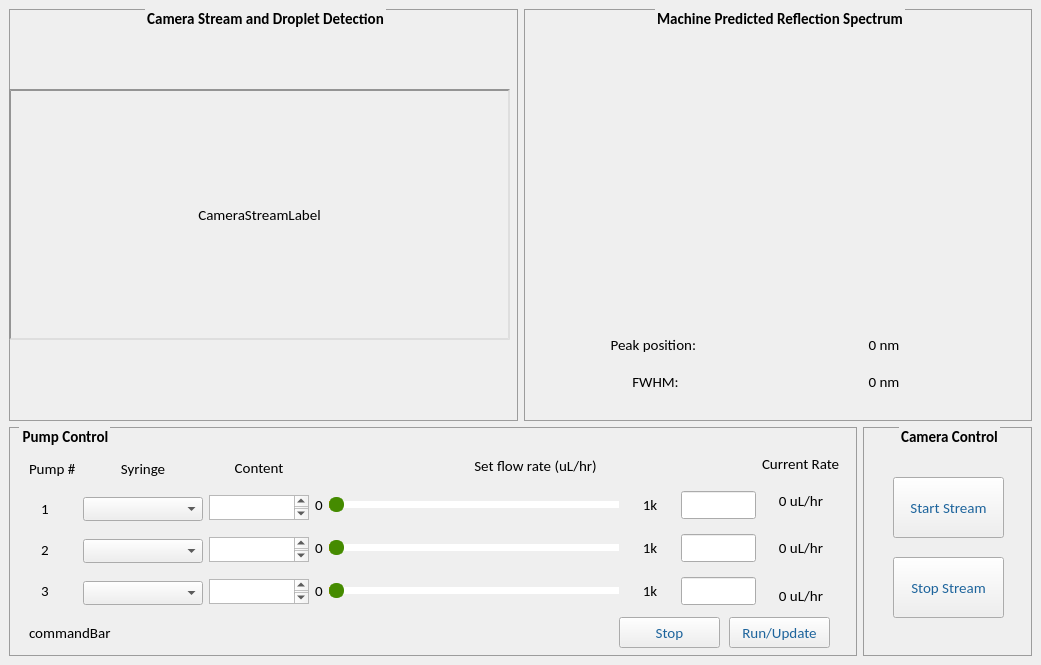
<?xml version="1.0" encoding="UTF-8"?>
<ui version="4.0">
 <class>MainWindow</class>
 <widget class="QMainWindow" name="MainWindow">
  <property name="geometry">
   <rect>
    <x>0</x>
    <y>0</y>
    <width>1041</width>
    <height>665</height>
   </rect>
  </property>
  <property name="windowTitle">
   <string>The Artificial Spectrometer</string>
  </property>
  <property name="styleSheet">
   <string notr="true">*{
	font-family: calibri;
	font-size:15px
}


QComboBox{
	font-size:12px
}

QPushButton { 
    color: #1d649c;
}

</string>
  </property>
  <widget class="QWidget" name="centralwidget">
   <layout class="QVBoxLayout" name="verticalLayout_11">
    <item>
     <layout class="QVBoxLayout" name="verticalLayout_10" stretch="18,10">
      <item>
       <layout class="QHBoxLayout" name="horizontalLayout_12">
        <item>
         <widget class="QGroupBox" name="streamBox">
          <property name="font">
           <font>
            <family>calibri</family>
            <pointsize>-1</pointsize>
            <weight>75</weight>
            <bold>true</bold>
           </font>
          </property>
          <property name="styleSheet">
           <string notr="true">QGroupBox {
       border-color: rgb(156, 156, 156);
       border-width: 1px;
       border-style: solid;
       margin-top: 0.5ex;	
}
QGroupBox::title {
       subcontrol-origin: margin;
       subcontrol-position: top center;
       padding: 0  0px;
}</string>
          </property>
          <property name="title">
           <string>Camera Stream and Droplet Detection</string>
          </property>
          <widget class="QLabel" name="camStreamLabel">
           <property name="geometry">
            <rect>
             <x>0</x>
             <y>80</y>
             <width>501</width>
             <height>251</height>
            </rect>
           </property>
           <property name="styleSheet">
            <string notr="true">#camStreamLabel {
	border:2px inset rgb(148, 148, 148);
}</string>
           </property>
           <property name="text">
            <string>CameraStreamLabel</string>
           </property>
           <property name="alignment">
            <set>Qt::AlignCenter</set>
           </property>
          </widget>
         </widget>
        </item>
        <item>
         <widget class="QGroupBox" name="specBox">
          <property name="font">
           <font>
            <family>calibri</family>
            <pointsize>-1</pointsize>
            <weight>75</weight>
            <bold>true</bold>
           </font>
          </property>
          <property name="styleSheet">
           <string notr="true">        QGroupBox {
            border-color: rgb(156, 156, 156);
            border-width: 1px;
            border-style: solid;
            margin-top: 0.5ex;
        }
        QGroupBox::title {
            subcontrol-origin: margin;
            subcontrol-position: top center;
            padding: 0  0px;
        }</string>
          </property>
          <property name="title">
           <string>Machine Predicted Reflection Spectrum</string>
          </property>
          <widget class="QWidget" name="layoutWidget">
           <property name="geometry">
            <rect>
             <x>20</x>
             <y>20</y>
             <width>451</width>
             <height>371</height>
            </rect>
           </property>
           <layout class="QVBoxLayout" name="verticalLayout" stretch="4,1">
            <item>
             <layout class="QHBoxLayout" name="specLayout">
              <property name="sizeConstraint">
               <enum>QLayout::SetDefaultConstraint</enum>
              </property>
             </layout>
            </item>
            <item>
             <layout class="QHBoxLayout" name="horizontalLayout_8">
              <item>
               <layout class="QVBoxLayout" name="verticalLayout_8" stretch="0,0">
                <property name="spacing">
                 <number>0</number>
                </property>
                <property name="sizeConstraint">
                 <enum>QLayout::SetDefaultConstraint</enum>
                </property>
                <property name="leftMargin">
                 <number>0</number>
                </property>
                <property name="rightMargin">
                 <number>0</number>
                </property>
                <item>
                 <layout class="QHBoxLayout" name="horizontalLayout_7">
                  <item>
                   <widget class="QLabel" name="peakPosLabel">
                    <property name="sizePolicy">
                     <sizepolicy hsizetype="Preferred" vsizetype="Preferred">
                      <horstretch>0</horstretch>
                      <verstretch>0</verstretch>
                     </sizepolicy>
                    </property>
                    <property name="minimumSize">
                     <size>
                      <width>184</width>
                      <height>0</height>
                     </size>
                    </property>
                    <property name="maximumSize">
                     <size>
                      <width>54</width>
                      <height>16777215</height>
                     </size>
                    </property>
                    <property name="text">
                     <string>Peak position: </string>
                    </property>
                    <property name="alignment">
                     <set>Qt::AlignCenter</set>
                    </property>
                   </widget>
                  </item>
                 </layout>
                </item>
                <item>
                 <layout class="QHBoxLayout" name="horizontalLayout_6">
                  <item>
                   <widget class="QLabel" name="fwhmLabel">
                    <property name="text">
                     <string>FWHM:</string>
                    </property>
                    <property name="alignment">
                     <set>Qt::AlignCenter</set>
                    </property>
                   </widget>
                  </item>
                 </layout>
                </item>
               </layout>
              </item>
              <item>
               <layout class="QVBoxLayout" name="verticalLayout_9" stretch="0,0">
                <property name="spacing">
                 <number>0</number>
                </property>
                <property name="sizeConstraint">
                 <enum>QLayout::SetDefaultConstraint</enum>
                </property>
                <property name="leftMargin">
                 <number>0</number>
                </property>
                <property name="rightMargin">
                 <number>0</number>
                </property>
                <item>
                 <layout class="QHBoxLayout" name="horizontalLayout_9">
                  <item>
                   <widget class="QLabel" name="peakPosLabel_val">
                    <property name="sizePolicy">
                     <sizepolicy hsizetype="Preferred" vsizetype="Preferred">
                      <horstretch>0</horstretch>
                      <verstretch>0</verstretch>
                     </sizepolicy>
                    </property>
                    <property name="minimumSize">
                     <size>
                      <width>184</width>
                      <height>0</height>
                     </size>
                    </property>
                    <property name="maximumSize">
                     <size>
                      <width>54</width>
                      <height>16777215</height>
                     </size>
                    </property>
                    <property name="text">
                     <string>0 nm</string>
                    </property>
                    <property name="alignment">
                     <set>Qt::AlignCenter</set>
                    </property>
                   </widget>
                  </item>
                 </layout>
                </item>
                <item>
                 <layout class="QHBoxLayout" name="horizontalLayout_10">
                  <item>
                   <widget class="QLabel" name="fwhmLabel_val">
                    <property name="text">
                     <string>0 nm</string>
                    </property>
                    <property name="alignment">
                     <set>Qt::AlignCenter</set>
                    </property>
                   </widget>
                  </item>
                 </layout>
                </item>
               </layout>
              </item>
             </layout>
            </item>
           </layout>
          </widget>
         </widget>
        </item>
       </layout>
      </item>
      <item>
       <layout class="QHBoxLayout" name="horizontalLayout_11" stretch="5,1">
        <item>
         <widget class="QGroupBox" name="pumpBox">
          <property name="font">
           <font>
            <family>calibri</family>
            <pointsize>-1</pointsize>
            <weight>75</weight>
            <bold>true</bold>
           </font>
          </property>
          <property name="styleSheet">
           <string notr="true">        QGroupBox {
            border-color: rgb(156, 156, 156);
            border-width: 1px;
            border-style: solid;
            margin-top: 0.5ex;
        }
        QGroupBox::title {
            subcontrol-origin: margin;
            subcontrol-position: top left;
            left: 10px;
            margin-left: 2px;
            padding: 0  0px;
        }</string>
          </property>
          <property name="title">
           <string>Pump Control</string>
          </property>
          <widget class="QWidget" name="layoutWidget">
           <property name="geometry">
            <rect>
             <x>20</x>
             <y>20</y>
             <width>811</width>
             <height>171</height>
            </rect>
           </property>
           <layout class="QHBoxLayout" name="horizontalLayout_4">
            <item>
             <layout class="QVBoxLayout" name="verticalLayout_2">
              <item>
               <widget class="QLabel" name="label_4">
                <property name="sizePolicy">
                 <sizepolicy hsizetype="Preferred" vsizetype="Fixed">
                  <horstretch>0</horstretch>
                  <verstretch>0</verstretch>
                 </sizepolicy>
                </property>
                <property name="minimumSize">
                 <size>
                  <width>0</width>
                  <height>0</height>
                 </size>
                </property>
                <property name="font">
                 <font>
                  <family>calibri</family>
                  <pointsize>-1</pointsize>
                  <weight>50</weight>
                  <bold>false</bold>
                 </font>
                </property>
                <property name="text">
                 <string>Pump #</string>
                </property>
               </widget>
              </item>
              <item>
               <widget class="QLabel" name="label_5">
                <property name="sizePolicy">
                 <sizepolicy hsizetype="Fixed" vsizetype="Fixed">
                  <horstretch>0</horstretch>
                  <verstretch>0</verstretch>
                 </sizepolicy>
                </property>
                <property name="minimumSize">
                 <size>
                  <width>32</width>
                  <height>23</height>
                 </size>
                </property>
                <property name="text">
                 <string>1</string>
                </property>
                <property name="alignment">
                 <set>Qt::AlignCenter</set>
                </property>
               </widget>
              </item>
              <item>
               <widget class="QLabel" name="label_6">
                <property name="sizePolicy">
                 <sizepolicy hsizetype="Fixed" vsizetype="Fixed">
                  <horstretch>0</horstretch>
                  <verstretch>0</verstretch>
                 </sizepolicy>
                </property>
                <property name="minimumSize">
                 <size>
                  <width>32</width>
                  <height>23</height>
                 </size>
                </property>
                <property name="text">
                 <string>2</string>
                </property>
                <property name="alignment">
                 <set>Qt::AlignCenter</set>
                </property>
               </widget>
              </item>
              <item>
               <widget class="QLabel" name="label_7">
                <property name="sizePolicy">
                 <sizepolicy hsizetype="Fixed" vsizetype="Fixed">
                  <horstretch>0</horstretch>
                  <verstretch>0</verstretch>
                 </sizepolicy>
                </property>
                <property name="minimumSize">
                 <size>
                  <width>32</width>
                  <height>23</height>
                 </size>
                </property>
                <property name="text">
                 <string>3</string>
                </property>
                <property name="alignment">
                 <set>Qt::AlignCenter</set>
                </property>
               </widget>
              </item>
             </layout>
            </item>
            <item>
             <layout class="QVBoxLayout" name="verticalLayout_3">
              <item>
               <widget class="QLabel" name="label">
                <property name="sizePolicy">
                 <sizepolicy hsizetype="Preferred" vsizetype="Fixed">
                  <horstretch>0</horstretch>
                  <verstretch>0</verstretch>
                 </sizepolicy>
                </property>
                <property name="font">
                 <font>
                  <family>calibri</family>
                  <pointsize>-1</pointsize>
                  <weight>50</weight>
                  <bold>false</bold>
                 </font>
                </property>
                <property name="text">
                 <string>Syringe</string>
                </property>
                <property name="alignment">
                 <set>Qt::AlignCenter</set>
                </property>
               </widget>
              </item>
              <item>
               <widget class="QComboBox" name="syringeCombo1">
                <property name="sizePolicy">
                 <sizepolicy hsizetype="Fixed" vsizetype="Fixed">
                  <horstretch>0</horstretch>
                  <verstretch>0</verstretch>
                 </sizepolicy>
                </property>
                <property name="minimumSize">
                 <size>
                  <width>120</width>
                  <height>0</height>
                 </size>
                </property>
                <property name="maximumSize">
                 <size>
                  <width>120</width>
                  <height>16777215</height>
                 </size>
                </property>
               </widget>
              </item>
              <item>
               <widget class="QComboBox" name="syringeCombo2">
                <property name="sizePolicy">
                 <sizepolicy hsizetype="Fixed" vsizetype="Fixed">
                  <horstretch>0</horstretch>
                  <verstretch>0</verstretch>
                 </sizepolicy>
                </property>
                <property name="minimumSize">
                 <size>
                  <width>120</width>
                  <height>0</height>
                 </size>
                </property>
                <property name="maximumSize">
                 <size>
                  <width>120</width>
                  <height>16777215</height>
                 </size>
                </property>
               </widget>
              </item>
              <item>
               <widget class="QComboBox" name="syringeCombo3">
                <property name="sizePolicy">
                 <sizepolicy hsizetype="Fixed" vsizetype="Fixed">
                  <horstretch>0</horstretch>
                  <verstretch>0</verstretch>
                 </sizepolicy>
                </property>
                <property name="minimumSize">
                 <size>
                  <width>120</width>
                  <height>0</height>
                 </size>
                </property>
                <property name="maximumSize">
                 <size>
                  <width>120</width>
                  <height>16777215</height>
                 </size>
                </property>
               </widget>
              </item>
             </layout>
            </item>
            <item>
             <layout class="QVBoxLayout" name="verticalLayout_4">
              <item>
               <widget class="QLabel" name="label_3">
                <property name="sizePolicy">
                 <sizepolicy hsizetype="Preferred" vsizetype="Fixed">
                  <horstretch>0</horstretch>
                  <verstretch>0</verstretch>
                 </sizepolicy>
                </property>
                <property name="text">
                 <string>Content</string>
                </property>
                <property name="alignment">
                 <set>Qt::AlignCenter</set>
                </property>
               </widget>
              </item>
              <item>
               <widget class="QTextEdit" name="contEdit1">
                <property name="sizePolicy">
                 <sizepolicy hsizetype="Fixed" vsizetype="Preferred">
                  <horstretch>0</horstretch>
                  <verstretch>0</verstretch>
                 </sizepolicy>
                </property>
                <property name="maximumSize">
                 <size>
                  <width>100</width>
                  <height>25</height>
                 </size>
                </property>
               </widget>
              </item>
              <item>
               <widget class="QTextEdit" name="contentEdit2">
                <property name="sizePolicy">
                 <sizepolicy hsizetype="Fixed" vsizetype="Preferred">
                  <horstretch>0</horstretch>
                  <verstretch>0</verstretch>
                 </sizepolicy>
                </property>
                <property name="maximumSize">
                 <size>
                  <width>100</width>
                  <height>25</height>
                 </size>
                </property>
               </widget>
              </item>
              <item>
               <widget class="QTextEdit" name="contentEdit3">
                <property name="sizePolicy">
                 <sizepolicy hsizetype="Fixed" vsizetype="Preferred">
                  <horstretch>0</horstretch>
                  <verstretch>0</verstretch>
                 </sizepolicy>
                </property>
                <property name="maximumSize">
                 <size>
                  <width>100</width>
                  <height>25</height>
                 </size>
                </property>
               </widget>
              </item>
             </layout>
            </item>
            <item>
             <layout class="QVBoxLayout" name="verticalLayout_5">
              <property name="topMargin">
               <number>0</number>
              </property>
              <item>
               <widget class="QLabel" name="label_2">
                <property name="sizePolicy">
                 <sizepolicy hsizetype="Preferred" vsizetype="Fixed">
                  <horstretch>0</horstretch>
                  <verstretch>0</verstretch>
                 </sizepolicy>
                </property>
                <property name="text">
                 <string>Set flow rate (uL/hr)</string>
                </property>
                <property name="alignment">
                 <set>Qt::AlignCenter</set>
                </property>
               </widget>
              </item>
              <item>
               <layout class="QHBoxLayout" name="horizontalLayout">
                <property name="spacing">
                 <number>6</number>
                </property>
                <item>
                 <widget class="QLabel" name="minRateLabel1">
                  <property name="text">
                   <string>0</string>
                  </property>
                 </widget>
                </item>
                <item>
                 <widget class="QSlider" name="pumpSlider1">
                  <property name="styleSheet">
                   <string notr="true">QSlider::handle:horizontal {
background: rgb(69,139,0);
border: 2px solid rgb(69,139,0);
border-radius:7px;
}
QSlider::sub-page:horizontal {
background: rgb(255, 162, 0);
border-radius: 0px;
margin-top:7px;
margin-bottom:7px;
}
QSlider::add-page:horizontal {
background: rgb(255,255, 255);
border: 0px solid #777;
border-radius: 2px;
margin-top:7px;
margin-bottom:7px;
}

QSlider::handle:horizontal:hover {
background: rgb(56, 112, 0);
border: 1px solid rgba(102,102,102,102);
border-radius: 7px;
}
QSlider::sub-page:horizontal:disabled {
background: #bbb;
border-color: #999;
}
QSlider::add-page:horizontal:disabled {
background: #eee;
border-color: #999;
}
QSlider::handle:horizontal:disabled {
background: #eee;
border: 1px solid #aaa;
border-radius: 4px;
}</string>
                  </property>
                  <property name="orientation">
                   <enum>Qt::Horizontal</enum>
                  </property>
                 </widget>
                </item>
                <item>
                 <widget class="QLabel" name="maxRateLabel1">
                  <property name="sizePolicy">
                   <sizepolicy hsizetype="Fixed" vsizetype="Preferred">
                    <horstretch>0</horstretch>
                    <verstretch>0</verstretch>
                   </sizepolicy>
                  </property>
                  <property name="minimumSize">
                   <size>
                    <width>50</width>
                    <height>0</height>
                   </size>
                  </property>
                  <property name="text">
                   <string>1k</string>
                  </property>
                  <property name="alignment">
                   <set>Qt::AlignCenter</set>
                  </property>
                 </widget>
                </item>
                <item>
                 <widget class="QLineEdit" name="setRateBox1">
                  <property name="sizePolicy">
                   <sizepolicy hsizetype="Fixed" vsizetype="Fixed">
                    <horstretch>0</horstretch>
                    <verstretch>0</verstretch>
                   </sizepolicy>
                  </property>
                  <property name="maximumSize">
                   <size>
                    <width>75</width>
                    <height>16777215</height>
                   </size>
                  </property>
                 </widget>
                </item>
               </layout>
              </item>
              <item>
               <layout class="QHBoxLayout" name="horizontalLayout_2">
                <item>
                 <widget class="QLabel" name="minRateLabel2">
                  <property name="text">
                   <string>0</string>
                  </property>
                 </widget>
                </item>
                <item>
                 <widget class="QSlider" name="pumpSlider2">
                  <property name="styleSheet">
                   <string notr="true">QSlider::handle:horizontal {
background: rgb(69,139,0);
border: 2px solid rgb(69,139,0);
border-radius:7px;
}
QSlider::sub-page:horizontal {
background: rgb(255, 162, 0);
border-radius: 0px;
margin-top:7px;
margin-bottom:7px;
}
QSlider::add-page:horizontal {
background: rgb(255,255, 255);
border: 0px solid #777;
border-radius: 2px;
margin-top:7px;
margin-bottom:7px;
}

QSlider::handle:horizontal:hover {
background: rgb(56, 112, 0);
border: 1px solid rgba(102,102,102,102);
border-radius: 7px;
}
QSlider::sub-page:horizontal:disabled {
background: #bbb;
border-color: #999;
}
QSlider::add-page:horizontal:disabled {
background: #eee;
border-color: #999;
}
QSlider::handle:horizontal:disabled {
background: #eee;
border: 1px solid #aaa;
border-radius: 4px;
}</string>
                  </property>
                  <property name="orientation">
                   <enum>Qt::Horizontal</enum>
                  </property>
                 </widget>
                </item>
                <item>
                 <widget class="QLabel" name="maxRateLabel2">
                  <property name="sizePolicy">
                   <sizepolicy hsizetype="Fixed" vsizetype="Preferred">
                    <horstretch>0</horstretch>
                    <verstretch>0</verstretch>
                   </sizepolicy>
                  </property>
                  <property name="minimumSize">
                   <size>
                    <width>50</width>
                    <height>0</height>
                   </size>
                  </property>
                  <property name="text">
                   <string>1k</string>
                  </property>
                  <property name="alignment">
                   <set>Qt::AlignCenter</set>
                  </property>
                 </widget>
                </item>
                <item>
                 <widget class="QLineEdit" name="setRateBox2">
                  <property name="sizePolicy">
                   <sizepolicy hsizetype="Fixed" vsizetype="Fixed">
                    <horstretch>0</horstretch>
                    <verstretch>0</verstretch>
                   </sizepolicy>
                  </property>
                  <property name="maximumSize">
                   <size>
                    <width>75</width>
                    <height>16777215</height>
                   </size>
                  </property>
                 </widget>
                </item>
               </layout>
              </item>
              <item>
               <layout class="QHBoxLayout" name="horizontalLayout_3">
                <item>
                 <widget class="QLabel" name="minRateLabel3">
                  <property name="text">
                   <string>0</string>
                  </property>
                 </widget>
                </item>
                <item>
                 <widget class="QSlider" name="pumpSlider3">
                  <property name="styleSheet">
                   <string notr="true">QSlider::handle:horizontal {
background: rgb(69,139,0);
border: 2px solid rgb(69,139,0);
border-radius:7px;
}
QSlider::sub-page:horizontal {
background: rgb(255, 162, 0);
border-radius: 0px;
margin-top:7px;
margin-bottom:7px;
}
QSlider::add-page:horizontal {
background: rgb(255,255, 255);
border: 0px solid #777;
border-radius: 2px;
margin-top:7px;
margin-bottom:7px;
}

QSlider::handle:horizontal:hover {
background: rgb(56, 112, 0);
border: 1px solid rgba(102,102,102,102);
border-radius: 7px;
}
QSlider::sub-page:horizontal:disabled {
background: #bbb;
border-color: #999;
}
QSlider::add-page:horizontal:disabled {
background: #eee;
border-color: #999;
}
QSlider::handle:horizontal:disabled {
background: #eee;
border: 1px solid #aaa;
border-radius: 4px;
}</string>
                  </property>
                  <property name="orientation">
                   <enum>Qt::Horizontal</enum>
                  </property>
                 </widget>
                </item>
                <item>
                 <widget class="QLabel" name="maxRateLabel3">
                  <property name="sizePolicy">
                   <sizepolicy hsizetype="Fixed" vsizetype="Preferred">
                    <horstretch>0</horstretch>
                    <verstretch>0</verstretch>
                   </sizepolicy>
                  </property>
                  <property name="minimumSize">
                   <size>
                    <width>50</width>
                    <height>0</height>
                   </size>
                  </property>
                  <property name="text">
                   <string>1k</string>
                  </property>
                  <property name="alignment">
                   <set>Qt::AlignCenter</set>
                  </property>
                 </widget>
                </item>
                <item>
                 <widget class="QLineEdit" name="setRateBox3">
                  <property name="sizePolicy">
                   <sizepolicy hsizetype="Fixed" vsizetype="Fixed">
                    <horstretch>0</horstretch>
                    <verstretch>0</verstretch>
                   </sizepolicy>
                  </property>
                  <property name="maximumSize">
                   <size>
                    <width>75</width>
                    <height>16777215</height>
                   </size>
                  </property>
                 </widget>
                </item>
               </layout>
              </item>
             </layout>
            </item>
            <item>
             <layout class="QVBoxLayout" name="verticalLayout_6">
              <property name="spacing">
               <number>6</number>
              </property>
              <property name="topMargin">
               <number>7</number>
              </property>
              <property name="bottomMargin">
               <number>2</number>
              </property>
              <item>
               <widget class="QLabel" name="label_12">
                <property name="sizePolicy">
                 <sizepolicy hsizetype="Preferred" vsizetype="Fixed">
                  <horstretch>0</horstretch>
                  <verstretch>0</verstretch>
                 </sizepolicy>
                </property>
                <property name="minimumSize">
                 <size>
                  <width>27</width>
                  <height>0</height>
                 </size>
                </property>
                <property name="text">
                 <string>Current Rate</string>
                </property>
               </widget>
              </item>
              <item>
               <widget class="QLabel" name="currRateLabel1">
                <property name="sizePolicy">
                 <sizepolicy hsizetype="Preferred" vsizetype="Minimum">
                  <horstretch>0</horstretch>
                  <verstretch>0</verstretch>
                 </sizepolicy>
                </property>
                <property name="text">
                 <string>0 uL/hr</string>
                </property>
                <property name="alignment">
                 <set>Qt::AlignCenter</set>
                </property>
               </widget>
              </item>
              <item>
               <widget class="QLabel" name="currRateLabel2">
                <property name="text">
                 <string>0 uL/hr</string>
                </property>
                <property name="alignment">
                 <set>Qt::AlignCenter</set>
                </property>
               </widget>
              </item>
              <item>
               <widget class="QLabel" name="currRateLabel3">
                <property name="text">
                 <string>0 uL/hr</string>
                </property>
                <property name="alignment">
                 <set>Qt::AlignCenter</set>
                </property>
               </widget>
              </item>
             </layout>
            </item>
           </layout>
          </widget>
          <widget class="QLabel" name="commandBarLabel">
           <property name="geometry">
            <rect>
             <x>20</x>
             <y>190</y>
             <width>461</width>
             <height>31</height>
            </rect>
           </property>
           <property name="text">
            <string>commandBar</string>
           </property>
          </widget>
          <widget class="QPushButton" name="stopPumpButton">
           <property name="geometry">
            <rect>
             <x>610</x>
             <y>190</y>
             <width>101</width>
             <height>31</height>
            </rect>
           </property>
           <property name="text">
            <string>Stop</string>
           </property>
          </widget>
          <widget class="QPushButton" name="runPumpButton">
           <property name="geometry">
            <rect>
             <x>720</x>
             <y>190</y>
             <width>101</width>
             <height>31</height>
            </rect>
           </property>
           <property name="text">
            <string>Run/Update</string>
           </property>
          </widget>
         </widget>
        </item>
        <item>
         <widget class="QGroupBox" name="cameraCtlBox">
          <property name="font">
           <font>
            <family>calibri</family>
            <pointsize>-1</pointsize>
            <weight>75</weight>
            <bold>true</bold>
           </font>
          </property>
          <property name="styleSheet">
           <string notr="true">        QGroupBox {
            border-color: rgb(156, 156, 156);
            border-width: 1px;
            border-style: solid;
            margin-top: 0.5ex;
        }
        QGroupBox::title {
            subcontrol-origin: margin;
            subcontrol-position: top center;
            padding: 0  0px;
        }</string>
          </property>
          <property name="title">
           <string>Camera Control</string>
          </property>
          <widget class="QPushButton" name="stopStreamButton">
           <property name="geometry">
            <rect>
             <x>30</x>
             <y>130</y>
             <width>111</width>
             <height>61</height>
            </rect>
           </property>
           <property name="text">
            <string>Stop Stream</string>
           </property>
          </widget>
          <widget class="QPushButton" name="startStreamButton">
           <property name="geometry">
            <rect>
             <x>30</x>
             <y>50</y>
             <width>111</width>
             <height>61</height>
            </rect>
           </property>
           <property name="text">
            <string>Start Stream</string>
           </property>
          </widget>
         </widget>
        </item>
       </layout>
      </item>
     </layout>
    </item>
   </layout>
  </widget>
 </widget>
 <resources>
  <include location="../../../../.local/lib/python3.6/site-packages/PySide2/rsc.txt"/>
 </resources>
 <connections/>
</ui>
